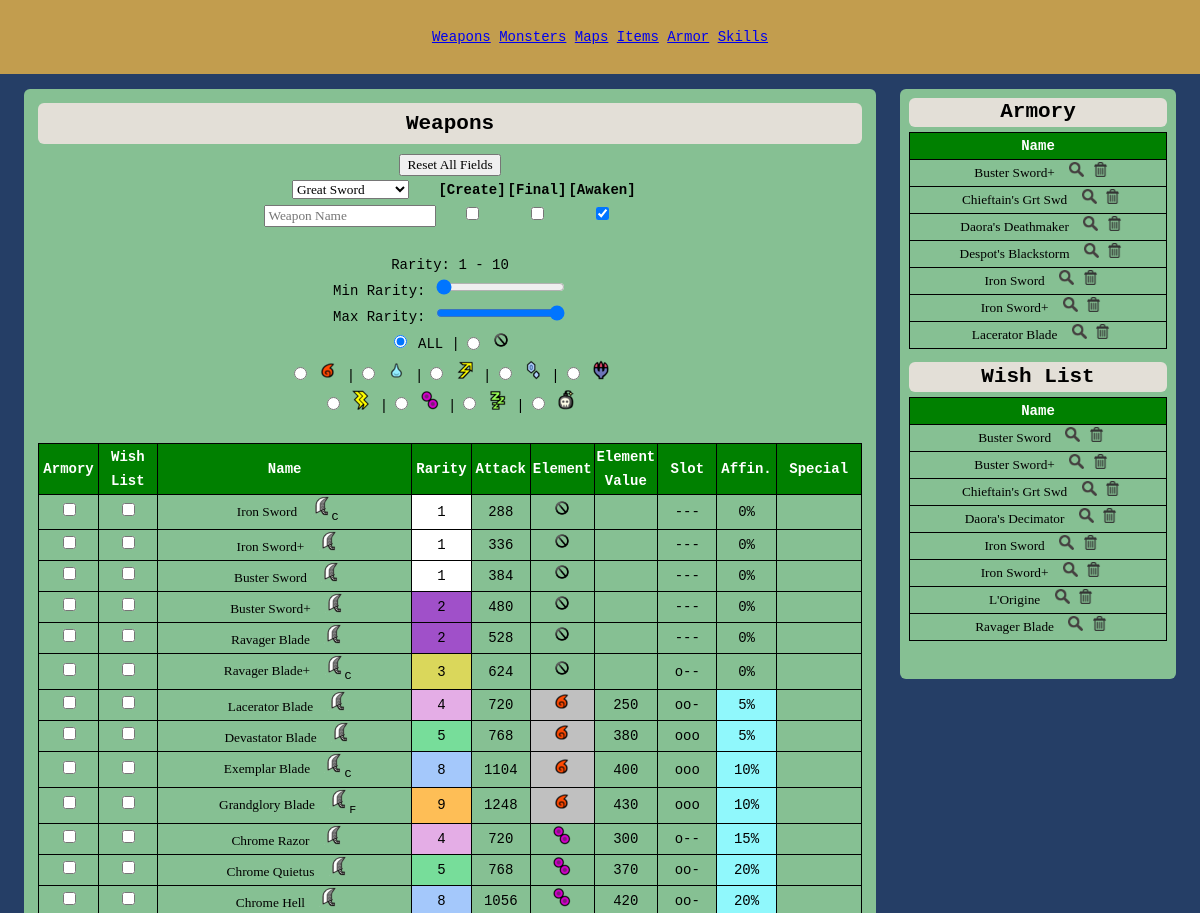
Before: / (upper part) with the older database file.
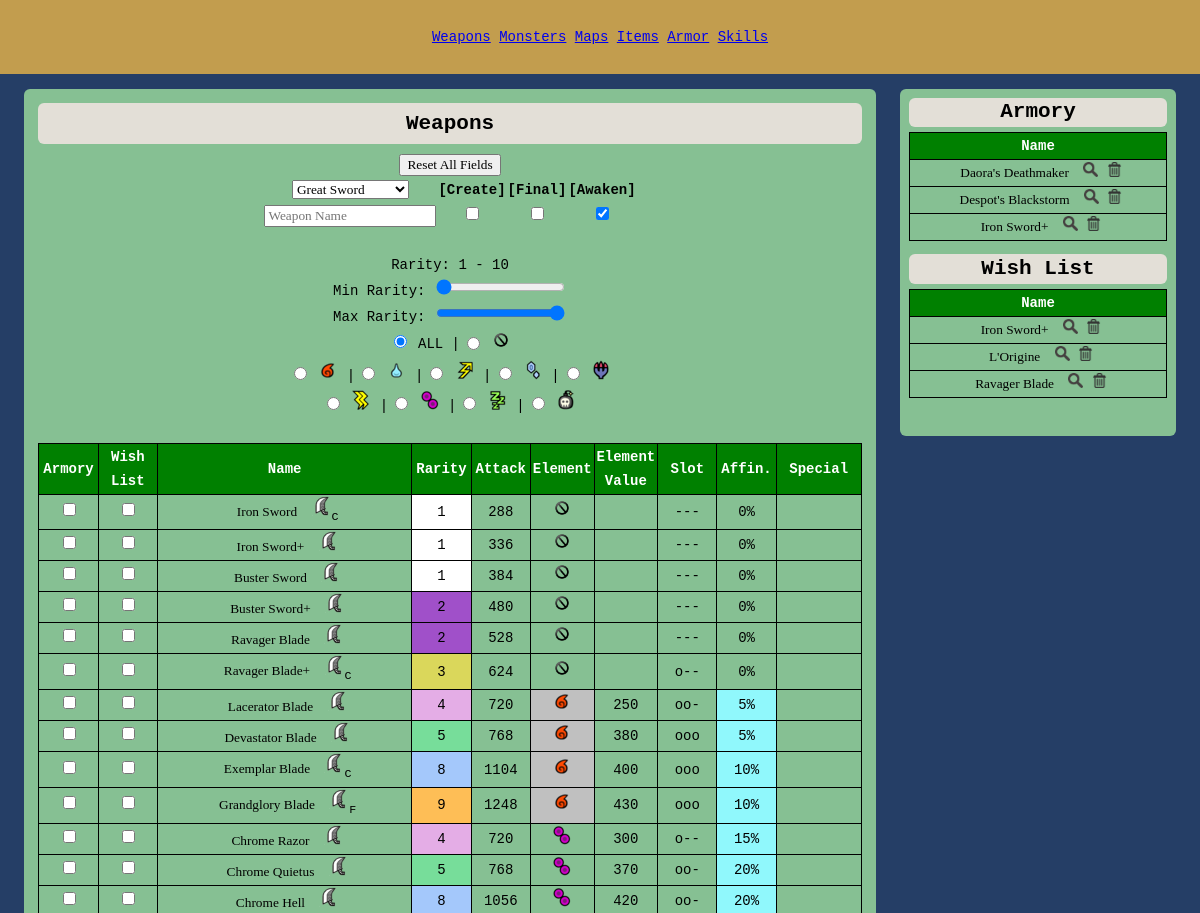
After: the same page with the newer database file.
### tables this page shows
CREATE TABLE IF NOT EXISTS `weapondata` (
  `id` int(5) NOT NULL,
  `parentId` int(5) NOT NULL,
  `weaponTypeId` int(5) NOT NULL,
  `name` varchar(80) NOT NULL,
  `attack` int(5) NOT NULL,
  `element` varchar(3) NOT NULL,
  `elementValue` int(5) DEFAULT NULL,
  `created` int(1) NOT NULL,
  `final` int(1) NOT NULL,
  `slot` int(1) NOT NULL,
  `rare` int(2) NOT NULL,
  `affinity` decimal(2,2) NOT NULL,
  `defense` int(3) DEFAULT NULL,
  `special` varchar(40) DEFAULT NULL,
  `awaken` int(1) NOT NULL,
  `red` int(3) NOT NULL,
  `orange` int(3) NOT NULL,
  `yellow` int(3) NOT NULL,
  `green` int(3) NOT NULL,
  `blue` int(3) NOT NULL,
  `white` int(3) NOT NULL,
  `purple` int(3) NOT NULL,
  `redPlus` int(3) NOT NULL,
  `orangePlus` int(3) NOT NULL,
  `yellowPlus` int(3) NOT NULL,
  `greenPlus` int(3) NOT NULL,
  `bluePlus` int(3) NOT NULL,
  `whitePlus` int(3) NOT NULL,
  `purplePlus` int(3) NOT NULL,
  `own` int(1) NOT NULL,
  `hierarchy` varchar(3000) NOT NULL,
  PRIMARY KEY (`id`)
);

CREATE TABLE IF NOT EXISTS `armory` (
  `id` int(5) NOT NULL,
  `name` varchar(80) NOT NULL,
  PRIMARY KEY (`id`),
  UNIQUE KEY `id` (`id`),
  UNIQUE KEY `name` (`name`)
);

CREATE TABLE IF NOT EXISTS `wishlist` (
  `id` int(5) NOT NULL,
  `name` varchar(80) NOT NULL,
  PRIMARY KEY (`id`),
  UNIQUE KEY `id` (`id`),
  UNIQUE KEY `name` (`name`)
);

### index.php (the view, shortened to what the rows shown need)
<!doctype html>
<html>
<head>
    <link rel="stylesheet" type="text/css" href="assets/stylesheets/main.css">
</head>
<body>
    <form method=POST name="form">
    <?php require_once('db_connect.php'); ?>
    <?php
        if(isset($_POST['postCheck'])) {
            if(isset($_POST['weaponPath'])){
                $weaponPath=$_POST['weaponPath'];
            } else {
                $weaponPath=null;
            }
            if($_POST['createShow']==1){ $createCheck='checked'; $createFilter=1;
            } else { $createCheck=''; $createFilter=0;}
            if($_POST['finalShow']==1){ $finalCheck='checked'; $finalFilter=1;
            } else { $finalCheck=''; $finalFilter=0;}
            if($_POST['awakenShow']==1){ $awakenCheck='checked'; $awakenFilter=1;
            } else { $awakenCheck=''; $awakenFilter=0;}
            if(isset($_POST['searchClick'])){
                $weaponSearch=str_replace('\'','&#39;',$_POST['searchClick']);
            } else {$weaponSearch=str_replace('\'','&#39;',$_POST['weaponName']);}
            if(isset($_POST['wishDelete'])){
                $wishDelete=str_replace('\'','&#39;',$_POST['wishDelete']);
                $sql = "DELETE FROM wishlist
                        WHERE name like '$wishDelete'";
                $resultWishDelete = mysqli_query($mysqli,$sql) or die(mysqli_error($mysqli) . '; wish delete error');
            }
            if(isset($_POST['armoryDelete'])){
                $armoryDelete=str_replace('\'','&#39;',$_POST['armoryDelete']);
                $sql = "DELETE FROM armory
                        WHERE name like '$armoryDelete'";
                $resultArmoryDelete = mysqli_query($mysqli,$sql) or die(mysqli_error($mysqli) . '; wish delete error');
            }
            if(isset($_POST['weaponImage'])) {
                $weaponType=$_POST['weaponImage'];
            } else {$weaponType=$_POST['weaponType'];
            }
            if(isset($_POST['minRaritySelect'])) {
                $minRaritySelect=$_POST['minRaritySelect'];
                $maxRaritySelect=$_POST['maxRaritySelect'];
            } else {
                $minRaritySelect=1;
                $maxRaritySelect=10;
            }
            if(isset($_POST['elementImage'])) {
                $elemFilter=$_POST['elementImage'];
            } else {
                $elemFilter=$_POST['elem'];
            }
            switch($elemFilter) {
                case "%": $allCheck = "checked"; break;
                case "RAW": $rawCheck = "checked"; break;
                case "FIR": $firCheck = "checked"; break;
                case "WAT": $watCheck = "checked"; break;
                case "THU": $thuCheck = "checked"; break;
                case "ICE": $iceCheck = "checked"; break;
                case "DRA": $draCheck = "checked"; break;
                case "PAR": $parCheck = "checked"; break;
                case "POI": $poiCheck = "checked"; break;
                case "SLE": $sleCheck = "checked"; break;
                case "BLA": $blaCheck = "checked"; break;
            }
        } else {
            $createFilter=0;
            $finalFilter=0;
            $awakenFilter=1;
            $weaponSearch=null;
            $weaponType=1;
            $minRaritySelect=1;
            $maxRaritySelect=10;
            $elemFilter='%';
        }
        ?>
    <div id='wrapper'>
        <div id='section'>
        <H2>Weapons</H2>
        <td class='navTdTh'><center><input type='submit' value='Reset All Fields' name='ResetButton'/></center>
        <?php
            $sql = "SELECT type, weapontypeid
                    FROM weapon_types
                    ORDER BY weaponTypeId";
            $result=mysqli_query($mysqli, $sql) or die(mysqli_error($mysqli) . '; weapon dropdown error');
            $weaponDropdownString = "<select name='weaponType' onchange='this.form.submit()' value='' >Weapon Type</option>";
            while($row=mysqli_fetch_array($result)){
                if($row['weapontypeid']==$weaponType){
                    $weaponDropdownString .= "<option value=$row[weapontypeid] selected>$row[type]</option>";
                } else{
                    $weaponDropdownString .= "<option value=$row[weapontypeid]>$row[type]</option>";
                }
            }
            $weaponDropdownString .= "</select>";
        ?>
        <table class='nav'>
        <center>
        <tr>
            <th class='navTdTh'><?php echo($weaponDropdownString) ?></th>
            <th class='navTdTh'>[Create]</th>
            <th class='navTdTh'>[Final]</th>
            <th class='navTdTh'>[Awaken]</th>
            </tr>
        </center>
        </table>
        <br>
        <br>
        <br>
        <br>
        <br>
        <?php
            $weaponSearch=str_replace('\'','&#39;',$weaponSearch);
            $sql = 'SELECT *
                    FROM weapondata
                    WHERE instr(name,"' . $weaponSearch . '")>0
                    AND rare BETWEEN ' . $minRaritySelect . ' AND ' . $maxRaritySelect . '
                    AND element LIKE \'%' . $elemFilter . '%\'
                    AND (' . $createFilter . '=0 OR created=' . $createFilter .')
                    AND (' . $finalFilter . '=0 OR final=' . $finalFilter .')
                    AND (0='.$weaponType.' OR weapontypeid='.$weaponType.')
                    ORDER BY id';
            $result = mysqli_query($mysqli,$sql) or die(mysqli_error($mysqli) . '; weapon table error');
        ?>
        <table class='data weaponTable'>
            <tr class='dataTh'>
                <th style='width: 7%;'>Armory</th>
                <th style='width: 7%;'>Wish<br>List</th>
                <th style='width: 30%;'>Name</th>
                <th style='width: 7%;'>Rarity</th>
                <th style='width: 7%;'>Attack</th>
                <th style='width: 7%;'>Element</th>
                <th style='width: 7%;'>Element Value</th>
                <th style='width: 7%;'>Slot</th>
                <th style='width: 7%;'>Affin.</th>
                <th style='width: 10%;'>Special</th>
            </tr>
        <?php
            while($weaponsRow=mysqli_fetch_array($result))
            {
                switch($weaponsRow['slot']) {
                    case "0": $slot = "---"; break;
                    case "1": $slot = "o--"; break;
                    case "2": $slot = "oo-"; break;
                    case "3": $slot = "ooo"; break;}
                if ($weaponsRow['awaken']==1) {$elemBg = '#CGCGCG';
                } else {$elemBg = null;}
                if ($weaponsRow['affinity']<0) {$affinityBg = '#FC9097';
                } elseif($weaponsRow['affinity']>0) {$affinityBg = '#90F8FC';
                } else {$affinityBg = null;}
                $affinity=$weaponsRow['affinity']*100;
                $sql = 'SELECT color
                        FROM rarecolors
                        WHERE rare=' . $weaponsRow['rare'];
                $colorResult = mysqli_query($mysqli,$sql) or die(mysqli_error($mysqli) . '; color table error');
                $rareColorsRow=mysqli_fetch_array($colorResult);
                if ($weaponsRow['created']==1) {$createFlag = '<sub>C</sub>';
                } else {$createFlag = null;}
                if ($weaponsRow['final']==1) {$finalFlag = '<sub>F</sub>';
                } else {$finalFlag = null;}
                if ($awakenFilter==1){
                    $elemType=$weaponsRow['element'];
                    $elemValue=$weaponsRow['elementValue'];
                }
                echo("<tr>");
                echo
                    "<input type='hidden' value='0' name='own" . $weaponsRow['id'] . "'/>"
                    ."<input type='hidden' value='0' name='wish" . $weaponsRow['id'] . "'/>"
                    ."<td><center><input type='checkbox' value='1' name='own" . $weaponsRow['id'] . "' onchange='this.form.submit()' class='checkbox'/></center>"
                    ."<td><center><input type='checkbox' value='1'  name='wish" . $weaponsRow['id'] . "' onchange='this.form.submit()' class='checkbox'/></center>"
                    .'<td><input type="submit" name="weaponPath" value="'.$weaponsRow['name'].'" class="button" > <input type="image" name="weaponImage" value='.$weaponsRow['weaponTypeId'].' src=assets/resources/weapons/'.$weaponsRow['weaponTypeId'].'.png height="20" width="20">'.$createFlag . $finalFlag
                    ."<td BGCOLOR='$rareColorsRow[color]'><center>$weaponsRow[rare]</center>"
                    ."<td><center>$weaponsRow[attack]</center></td>"
                    ."<td BGCOLOR='$elemBg'><center><input type ='image' name='elementImage' value=$elemType src=assets/resources/elements/$elemType.png height='20' width='20'></center></td>"
                    ."<td><center>$elemValue</center></td>"
                    ."<td><center>$slot</center></td>"
                    ."<td BGCOLOR='$affinityBg'><center>$affinity%</center></td>"
                    ."<td>$weaponsRow[special]</td>"
                    ;
            }
        ?>
        </table>
        </div>
        <div id='aside'>
        <H2>Armory</H2>
        <?php
            $sql = 'SELECT *
                    FROM armory';
            $armoryTableResult = mysqli_query($mysqli,$sql) or die(mysqli_error($mysqli) . '; armory table error');
        ?>
        <table class='data wish'>
            <tr class='dataTh'>
                <th style='width: 95%;'>Name</th>
            </tr>
            <?php
                while($row=mysqli_fetch_array($armoryTableResult))
                {
                    echo("<tr>");
                    echo '<td><input type="submit" name="weaponPath" value="'.$row['name'].'" class="button" > '
                    . " <input type='image' name='searchClick' onclick = 'this.form.submit()' src=assets/resources/ui/search.png height='15' width='15'     value='".$row['name']."'>"
                    . " <input type='image' name='armoryDelete' onclick = 'this.form.submit()' src=assets/resources/ui/delete.png height='15' width='15' value='".$row['name']."'>";
                }
            ?>
        </table>
        <H2>Wish List</H2>
        <?php
            $sql = 'SELECT *
                    FROM wishlist';
            $wishlistTableResult = mysqli_query($mysqli,$sql) or die(mysqli_error($mysqli) . '; wishlist table error');
        ?>
            <table class='data wish'>
                <tr class='dataTh'>
                    <th style='width: 95%;'>Name</th>
                </tr>
                <?php
                    while($row=mysqli_fetch_array($wishlistTableResult))
                    {
                        echo("<tr>");
                        echo '<td><input type="submit" name="weaponPath" value="'.$row['name'].'" class="button" > '
                        . " <input type='image' name='searchClick' onclick = 'this.form.submit()' src=assets/resources/ui/search.png height='15'    width='15' value='".$row['name']."'>"
                        . " <input type='image' name='wishDelete' onclick = 'this.form.submit()' src=assets/resources/ui/delete.png height='15' width='15' value='".$row['name']."'>";
                    }
                ?>
            </table>
        </div>
        </div>
</body>
</html>

Changed rows visible on the page:
removed armory: weaponPath "Buster Sword+"
removed armory: weaponPath "Chieftain's Grt Swd"
removed armory: weaponPath "Iron Sword"
removed armory: weaponPath "Lacerator Blade"
removed wishlist: weaponPath "Buster Sword"
removed wishlist: weaponPath "Buster Sword+"
removed wishlist: weaponPath "Chieftain's Grt Swd"
removed wishlist: weaponPath "Daora's Decimator"
removed wishlist: weaponPath "Iron Sword"
